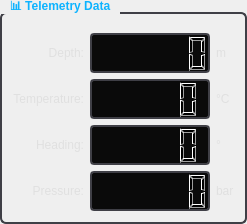
         <widget class="QGroupBox" name="grpTelemetry">
          <property name="sizePolicy">
           <sizepolicy hsizetype="Preferred" vsizetype="Preferred">
            <horstretch>0</horstretch>
            <verstretch>0</verstretch>
           </sizepolicy>
          </property>
          <property name="styleSheet">
           <string notr="true">QGroupBox {
    border: 2px solid #3f3f46;
    border-radius: 6px;
    margin-top: 12px;
    padding-top: 8px;
    font-weight: bold;
}

QGroupBox::title {
    subcontrol-origin: margin;
    subcontrol-position: top left;
    padding: 0 8px;
    color: #0db3ff;
}</string>
          </property>
          <property name="title">
           <string>📊 Telemetry Data</string>
          </property>
          <layout class="QGridLayout" name="telemetryGrid">
           <item row="0" column="0">
            <widget class="QLabel" name="lblDepthTitle">
             <property name="styleSheet">
              <string notr="true">/* Labels */
QLabel {
    color: #e0e0e0;
    background-color: transparent;
}

QLabel#lblStatus {
    padding: 4px 12px;
    border-radius: 4px;
    font-weight: bold;
}

QLabel[frameShape=&quot;4&quot;] { /* Box frame */
    background-color: #252526;
    border: 2px solid #3f3f46;
    border-radius: 4px;
}</string>
             </property>
             <property name="text">
              <string>Depth:</string>
             </property>
             <property name="alignment">
              <set>Qt::AlignRight|Qt::AlignTrailing|Qt::AlignVCenter</set>
             </property>
            </widget>
           </item>
           <item row="0" column="1">
            <widget class="QLCDNumber" name="lcdDepth">
             <property name="minimumSize">
              <size>
               <width>120</width>
               <height>40</height>
              </size>
             </property>
             <property name="styleSheet">
              <string notr="true">QLCDNumber {
    background-color: #0a0a0a;
    border: 2px solid #3f3f46;
    border-radius: 4px;
}</string>
             </property>
             <property name="digitCount">
              <number>6</number>
             </property>
            </widget>
           </item>
           <item row="0" column="2">
            <widget class="QLabel" name="lblDepthUnit">
             <property name="styleSheet">
              <string notr="true">/* Labels */
QLabel {
    color: #e0e0e0;
    background-color: transparent;
}

QLabel#lblStatus {
    padding: 4px 12px;
    border-radius: 4px;
    font-weight: bold;
}

QLabel[frameShape=&quot;4&quot;] { /* Box frame */
    background-color: #252526;
    border: 2px solid #3f3f46;
    border-radius: 4px;
}</string>
             </property>
             <property name="text">
              <string>m</string>
             </property>
            </widget>
           </item>
           <item row="1" column="0">
            <widget class="QLabel" name="lblTempTitle">
             <property name="styleSheet">
              <string notr="true">/* Labels */
QLabel {
    color: #e0e0e0;
    background-color: transparent;
}

QLabel#lblStatus {
    padding: 4px 12px;
    border-radius: 4px;
    font-weight: bold;
}

QLabel[frameShape=&quot;4&quot;] { /* Box frame */
    background-color: #252526;
    border: 2px solid #3f3f46;
    border-radius: 4px;
}</string>
             </property>
             <property name="text">
              <string>Temperature:</string>
             </property>
             <property name="alignment">
              <set>Qt::AlignRight|Qt::AlignTrailing|Qt::AlignVCenter</set>
             </property>
            </widget>
           </item>
           <item row="1" column="1">
            <widget class="QLCDNumber" name="lcdTemp">
             <property name="minimumSize">
              <size>
               <width>120</width>
               <height>40</height>
              </size>
             </property>
             <property name="styleSheet">
              <string notr="true">QLCDNumber {
    background-color: #0a0a0a;
    border: 2px solid #3f3f46;
    border-radius: 4px;
}</string>
             </property>
             <property name="digitCount">
              <number>5</number>
             </property>
            </widget>
           </item>
           <item row="1" column="2">
            <widget class="QLabel" name="lblTempUnit">
             <property name="styleSheet">
              <string notr="true">/* Labels */
QLabel {
    color: #e0e0e0;
    background-color: transparent;
}

QLabel#lblStatus {
    padding: 4px 12px;
    border-radius: 4px;
    font-weight: bold;
}

QLabel[frameShape=&quot;4&quot;] { /* Box frame */
    background-color: #252526;
    border: 2px solid #3f3f46;
    border-radius: 4px;
}</string>
             </property>
             <property name="text">
              <string>°C</string>
             </property>
            </widget>
           </item>
           <item row="2" column="0">
            <widget class="QLabel" name="lblHeadingTitle">
             <property name="styleSheet">
              <string notr="true">/* Labels */
QLabel {
    color: #e0e0e0;
    background-color: transparent;
}

QLabel#lblStatus {
    padding: 4px 12px;
    border-radius: 4px;
    font-weight: bold;
}

QLabel[frameShape=&quot;4&quot;] { /* Box frame */
    background-color: #252526;
    border: 2px solid #3f3f46;
    border-radius: 4px;
}</string>
             </property>
             <property name="text">
              <string>Heading:</string>
             </property>
             <property name="alignment">
              <set>Qt::AlignRight|Qt::AlignTrailing|Qt::AlignVCenter</set>
             </property>
            </widget>
           </item>
           <item row="2" column="1">
            <widget class="QLCDNumber" name="lcdHeading">
             <property name="minimumSize">
              <size>
               <width>120</width>
               <height>40</height>
              </size>
             </property>
             <property name="styleSheet">
              <string notr="true">QLCDNumber {
    background-color: #0a0a0a;
    border: 2px solid #3f3f46;
    border-radius: 4px;
}</string>
             </property>
             <property name="digitCount">
              <number>5</number>
             </property>
            </widget>
           </item>
           <item row="2" column="2">
            <widget class="QLabel" name="lblHeadingUnit">
             <property name="styleSheet">
              <string notr="true">/* Labels */
QLabel {
    color: #e0e0e0;
    background-color: transparent;
}

QLabel#lblStatus {
    padding: 4px 12px;
    border-radius: 4px;
    font-weight: bold;
}

QLabel[frameShape=&quot;4&quot;] { /* Box frame */
    background-color: #252526;
    border: 2px solid #3f3f46;
    border-radius: 4px;
}</string>
             </property>
             <property name="text">
              <string>°</string>
             </property>
            </widget>
           </item>
           <item row="3" column="0">
            <widget class="QLabel" name="lblPressureTitle">
             <property name="styleSheet">
              <string notr="true">/* Labels */
QLabel {
    color: #e0e0e0;
    background-color: transparent;
}

QLabel#lblStatus {
    padding: 4px 12px;
    border-radius: 4px;
    font-weight: bold;
}

QLabel[frameShape=&quot;4&quot;] { /* Box frame */
    background-color: #252526;
    border: 2px solid #3f3f46;
    border-radius: 4px;
}</string>
             </property>
             <property name="text">
              <string>Pressure:</string>
             </property>
             <property name="alignment">
              <set>Qt::AlignRight|Qt::AlignTrailing|Qt::AlignVCenter</set>
             </property>
            </widget>
           </item>
           <item row="3" column="1">
            <widget class="QLCDNumber" name="lcdPressure">
             <property name="minimumSize">
              <size>
               <width>120</width>
               <height>40</height>
              </size>
             </property>
             <property name="styleSheet">
              <string notr="true">QLCDNumber {
    background-color: #0a0a0a;
    border: 2px solid #3f3f46;
    border-radius: 4px;
}</string>
             </property>
             <property name="digitCount">
              <number>6</number>
             </property>
            </widget>
           </item>
           <item row="3" column="2">
            <widget class="QLabel" name="lblPressureUnit">
             <property name="styleSheet">
              <string notr="true">/* Labels */
QLabel {
    color: #e0e0e0;
    background-color: transparent;
}

QLabel#lblStatus {
    padding: 4px 12px;
    border-radius: 4px;
    font-weight: bold;
}

QLabel[frameShape=&quot;4&quot;] { /* Box frame */
    background-color: #252526;
    border: 2px solid #3f3f46;
    border-radius: 4px;
}</string>
             </property>
             <property name="text">
              <string>bar</string>
             </property>
            </widget>
           </item>
          </layout>
         </widget>
